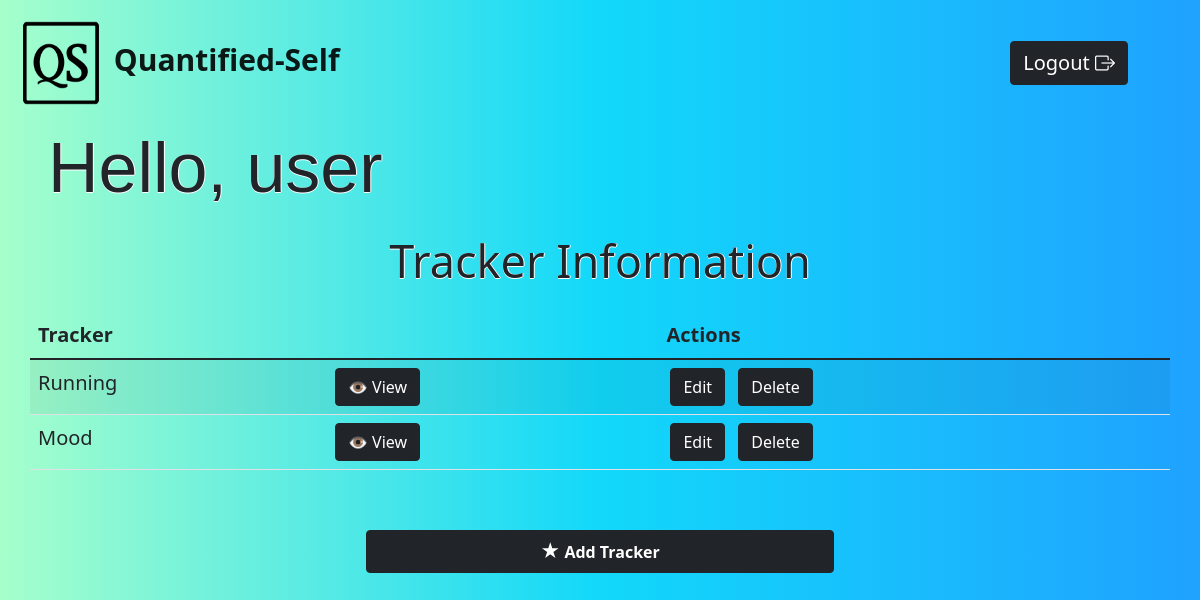
The page /dashboard/3 (signed in) on the database its author committed.
### app.py (models this page shows, shortened)
class User(db.Model, UserMixin):
    __tablename__ = 'user'
    user_id = db.Column(db.Integer, primary_key=True, autoincrement=True)
    username = db.Column(db.String, nullable=False, unique=True)
    password = db.Column(db.String, nullable=False)
    trackers = db.relationship("Tracker")

class Tracker(db.Model):
    __tablename__ = 'tracker'
    tracker_id = db.Column(db.Integer, primary_key=True, autoincrement=True)
    user_id = db.Column(db.Integer, db.ForeignKey("user.user_id"), nullable=False)
    tracker_name = db.Column(db.String, nullable=False)
    description = db.Column(db.String, nullable=False)
    tracker_type = db.Column(db.String, nullable=False)
    options = db.Column(db.String, nullable=True, default=None)
    logs = db.relationship('Log')

### app.py (the view)
@app.route('/dashboard/<int:uid>', methods=['GET', 'POST'])
@login_required
def dashboard(uid):
    if request.method=='GET':
        trackers=User.query.filter_by(user_id=uid).first()
        return render_template('home.html', c=trackers, trackers=trackers.trackers)

### app.py (called while the page is built)
@login_manager.user_loader
def load_user(user_id):
    return User.query.filter_by(user_id=user_id).first()

### templates/home.html (shortened to what this page needs)
<!DOCTYPE html>
<html lang="en">
<head>
    <link href="https://cdn.jsdelivr.net/npm/bootstrap@5.1.3/dist/css/bootstrap.min.css" rel="stylesheet"
>
    <link rel="stylesheet" href="https://cdn.jsdelivr.net/npm/bootstrap-icons@1.8.1/font/bootstrap-icons.css">
    <link rel="stylesheet" type="text/css" href="{{ url_for('static' ,filename='style.css') }}">
</head>
<body class="bg-home">
    <nav class="navbar navbar-light ">
        <div class="container mx-1 ">
            <a class="navbar-brand" style="font-size: 30px;" href="/dashboard/{{c.user_id}}">
                <img src="{{ url_for('static' ,filename='QS logo.png') }}" alt="" width="90" height="100"
                    class="d-inline-block align-text-middle">
                <b> Quantified-Self </b>
            </a>
            <a class="btn btn-dark btn-block mx-1" style="font-size:20px;" href="/logout">Logout <i class="bi bi-box-arrow-right"></i></a>
        </div>
    </nav>
    <h1 class="display-4 mx-5"
        style="font-family: 'Franklin Gothic Medium', 'Arial Narrow', Arial, sans-serif; font-size: 70px;"> Hello,
        {{c.username}}</h1>
    <table class="container table table table-striped table-hover">
        <h1 class="container my-4 " style="text-align: center; font-size: 45px;">Tracker Information</h1>
        <thead>
            <tr style="font-size: 20px;">
                <th scope="col">Tracker</th>
                <th scope="col"></th>
                <th scope="col">Actions</th>
            </tr>
        </thead>
        <tbody>
            {% for i in trackers %}
            <tr style="font-size: 20px;">
                <td scope="col">{{i.tracker_name}}</td>
                <td scope="col"><a href="/logs/{{i.tracker_id}}" type="button"
                        class="btn btn-dark mx-1">&#128065; View</a></td>
                <td scope="col"><a href='/update_tracker/{{i.tracker_id}}' type="button" class="btn btn-dark mx-1" > Edit </a>
                    <a href="/delete_tracker/{{i.tracker_id}}" type="button" class="btn btn-dark mx-1">Delete
                    </a>
                </td>
            </tr>
            {% endfor %}
        </tbody>
    </table><br>
    <div style="text-align: center; position: relative; bottom: -20px;" class="d-grid gap-2 col-5 mx-auto">
        <button type="submit" class="btn btn-dark btn-block mx-3" data-bs-toggle="modal" data-bs-target="#exampleModal">
            <span style="font-size:120%;color:white;">&starf;</span> <b> Add Tracker
            </b> </button>
    </div>
</body>
</html>

### static/style.css (style rules this page uses)
.bg-home { background: #1FA2FF; background: -webkit-linear-gradient(to right, #A6FFCB, #12D8FA, #1FA2FF); background: linear-gradient(to right, #A6FFCB, #12D8FA, #1FA2FF); }
h1 { text-shadow: 0 1px white, 1px 0 white, 0 0px white; }

### rows shown on the page
User: username "user"
Tracker: tracker_name "Running"
Tracker: tracker_name "Mood"
